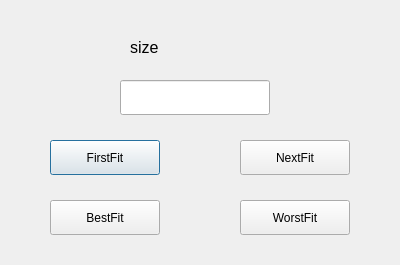
<?xml version="1.0" encoding="UTF-8"?>
<ui version="4.0">
 <class>BindDialog</class>
 <widget class="QDialog" name="BindDialog">
  <property name="geometry">
   <rect>
    <x>0</x>
    <y>0</y>
    <width>400</width>
    <height>265</height>
   </rect>
  </property>
  <property name="windowTitle">
   <string>Dialog</string>
  </property>
  <widget class="QLineEdit" name="lineEdit">
   <property name="geometry">
    <rect>
     <x>120</x>
     <y>80</y>
     <width>150</width>
     <height>35</height>
    </rect>
   </property>
  </widget>
  <widget class="QPushButton" name="firstFitButton">
   <property name="geometry">
    <rect>
     <x>50</x>
     <y>140</y>
     <width>110</width>
     <height>35</height>
    </rect>
   </property>
   <property name="text">
    <string>FirstFit</string>
   </property>
  </widget>
  <widget class="QPushButton" name="nextFitButton">
   <property name="geometry">
    <rect>
     <x>240</x>
     <y>140</y>
     <width>110</width>
     <height>35</height>
    </rect>
   </property>
   <property name="text">
    <string>NextFit</string>
   </property>
  </widget>
  <widget class="QPushButton" name="bestFitButton">
   <property name="geometry">
    <rect>
     <x>50</x>
     <y>200</y>
     <width>110</width>
     <height>35</height>
    </rect>
   </property>
   <property name="text">
    <string>BestFit</string>
   </property>
  </widget>
  <widget class="QPushButton" name="worstFitButton">
   <property name="geometry">
    <rect>
     <x>240</x>
     <y>200</y>
     <width>110</width>
     <height>35</height>
    </rect>
   </property>
   <property name="text">
    <string>WorstFit</string>
   </property>
  </widget>
  <widget class="QLabel" name="label">
   <property name="geometry">
    <rect>
     <x>130</x>
     <y>40</y>
     <width>72</width>
     <height>15</height>
    </rect>
   </property>
   <property name="font">
    <font>
     <family>Arial</family>
     <pointsize>12</pointsize>
    </font>
   </property>
   <property name="text">
    <string>size</string>
   </property>
  </widget>
 </widget>
 <resources/>
 <connections/>
</ui>
